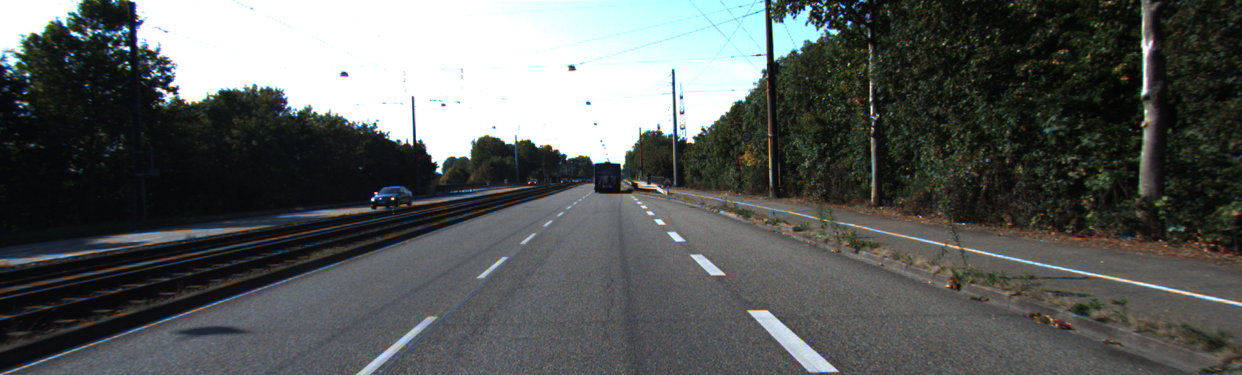
#> input picture data4/0000000500.png, 1242 x 375 px, found by its file name; its folder holds only this picture in this run
$ python roadcut.py
#> lines starting #> are read from the running program, lines starting #| are printed output that depends on the picture; after the words box and inside, x2 and y2 are one past the last pixel; in counts of white or black regions, pixels touching at a corner belong together; long printed decimals are rounded
from skimage.transform import rotate
from skimage.feature import local_binary_pattern
from skimage import data,io,data_dir,filters, feature
from skimage.color import label2rgb
import skimage
import matplotlib.pyplot as plt
from PIL import Image

import cv2
import numpy as np
import random
import glob as gb
import copy

def Variance_compare(LBP_1,LBP_2,cluster_num):
    lbp_cluster_piece = (np.power(2,n_points)-1) / cluster_num
    LBP_Hist_1 = np.zeros((cluster_num),dtype=float)
    LBP_Hist_2 = np.zeros((cluster_num),dtype=float)

    for i in range(cluster_num):
        LBP_Hist_1[i] = len(LBP_1[(LBP_1 >= i * lbp_cluster_piece) & (LBP_1 < (i+1) * lbp_cluster_piece)])
        LBP_Hist_2[i] = len(LBP_2[(LBP_2 >= i * lbp_cluster_piece) & (LBP_2 < (i+1) * lbp_cluster_piece)])

    LBP_Hist_1 /= len(LBP_1)
    LBP_Hist_2 /= len(LBP_2)

    D0 = LBP_Hist_1 - LBP_Hist_2
    D0 = np.power(D0,2)
    D0 = np.sqrt(np.sum(D0))
    return D0
# fourcc = 0x00000021 #存取影片
# cv2.VideoWriter_fourcc('H', '2', '6', '4')
# videoWriter = cv2.VideoWriter('./cut3.mp4', fourcc , 24, (1392,512)) # 建立 VideoWriter 物件，輸出影片至 output.avi ,falus

height=375
width=1242
radius = 1 # LBP算法中范围半径的取值
n_points = 8* radius  # 领域像素点
vediocount=5

marker_0 = np.zeros((height,width),np.uint8)
marker_1 = np.zeros((height,width),np.uint8)
marker_2 = np.zeros((height,width),np.uint8)
roadbase = np.zeros((height,width),np.uint8)

# marker = np.zeros((height,width),np.uint8)

imgs = gb.glob("D:/F222/project_Road/data4/0000000???.png")
for S in range (0,1,1):
    for path in range(500,801,1):
        if path/10 <1 :
            image = cv2.imread(".\data4\\000000000%d.png" % path)
            print("000000000%d.png" % path)
        elif path/10 <10 :
            image = cv2.imread(".\data4\\00000000%d.png" % path)
            print("00000000%d.png" % path)
        elif path/10 <100 :
            image = cv2.imread(".\data4\\0000000%d.png" % path)
#> image is the input picture: shape (375, 1242, 3); mean B, G, R 91.1, 92.6, 89.1
            print("0000000%d.png" % path)
        gray= cv2.cvtColor(image, cv2.COLOR_BGR2GRAY)
        cv2.namedWindow("gray",0)
        cv2.imshow('gray',gray)
        lbp = local_binary_pattern(gray, n_points, radius)
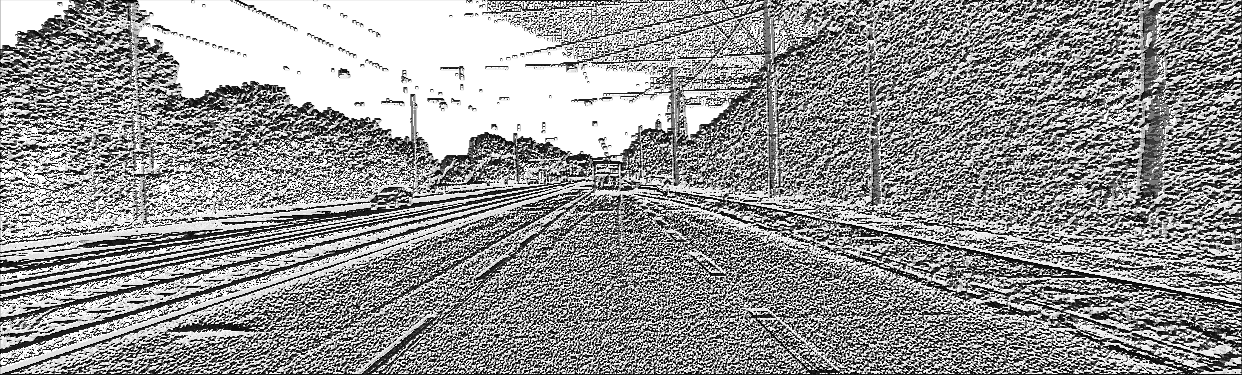
#> lbp: shape (375, 1242) float64; min 0, max 255, mean 150
        # cv2.namedWindow("lbp",0)
        # cv2.imshow('lbp',lbp)

        kernel_size = 15+(S*2) ####
        kernel_range = kernel_size // 2
        marker = np.zeros((height,width),np.uint8)

        if vediocount%4 == 0 :
            marker = marker_1
            marker_0 = np.zeros((height,width),np.uint8)
        elif vediocount%4 == 1 :
            marker = marker_0
            marker_1 = np.zeros((height,width),np.uint8)

        for w in range((kernel_size*2),(width-kernel_size),kernel_range):
            for h in range((kernel_size*2),(height-kernel_size),kernel_range):

                Diff1=Variance_compare(lbp[h-kernel_range:h+kernel_range,w-kernel_range:w+kernel_range],lbp[h-kernel_range:h+kernel_range,w:w+(kernel_range*2)],32)
                #print("Diff1=",Diff1)
                Diff2=Variance_compare(lbp[h-kernel_range:h+kernel_range,w-kernel_range:w+kernel_range],lbp[h:h+(kernel_range*2),w-kernel_range:w+kernel_range],32)
                #print("Diff2=",Diff2)
                Diff3=Variance_compare(lbp[h-kernel_range:h+kernel_range,w-kernel_range:w+kernel_range],lbp[h-kernel_range:h+kernel_range,w-(kernel_range*2):w],32)
                #print("Diff3=",Diff3)
                Diff4=Variance_compare(lbp[h-kernel_range:h+kernel_range,w-kernel_range:w+kernel_range],lbp[h-(kernel_range*2):h,w-kernel_range:w+kernel_range],32)
                #print("Diff4=",Diff4)

                # print("Diff_total = ",(Diff1+Diff2+Diff3+Diff4))
                if ((Diff1+Diff2+Diff3+Diff4)/4)<0.9:
                    marker[h-kernel_range:h+kernel_range,w-kernel_range:w+kernel_range] = 255
                    marker_0[h-kernel_range:h+kernel_range,w-kernel_range:w+kernel_range] = 255
                    marker_1[h-kernel_range:h+kernel_range,w-kernel_range:w+kernel_range] = 255
#> this loop made 171 passes
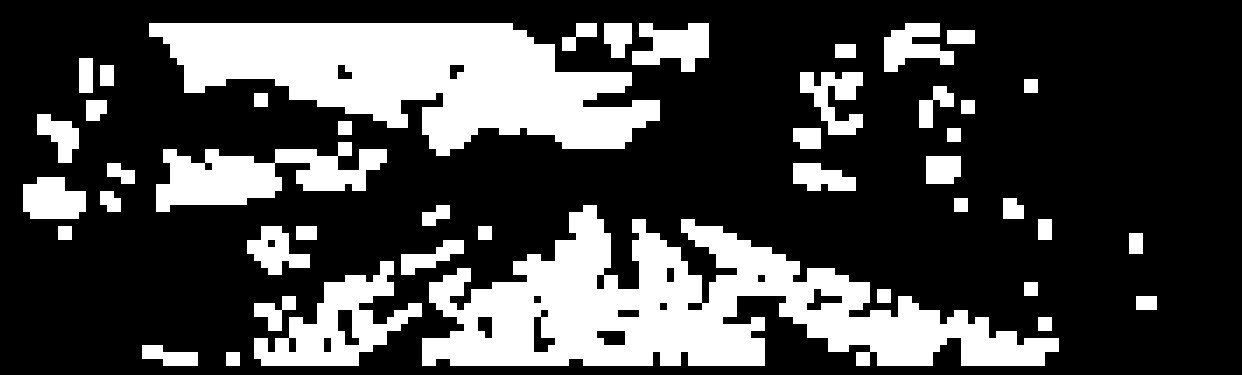
#> marker: shape (375, 1242); 27.5% white; 44 white regions, largest, box (x1, y1, x2, y2) and area: (422, 205, 1059, 366) 47628, (149, 23, 660, 156) 39004, (156, 142, 387, 212) 8428

        marker[0:10,0:10] = 255
        marker[0:10,(width-10):width] = 255
        marker[(int(height/2)-5):(int(height/2)+5),0:10] = 255
        marker[(int(height/2)-5):(int(height/2)+5),(width-10):width] = 255
        marker[0:10,(int(width/3)):(int(width/3*2))] = 255

        kernel = cv2.getStructuringElement(cv2.MORPH_ELLIPSE, (11,11))
        marker = cv2.morphologyEx(marker, cv2.MORPH_CLOSE, kernel)
#> marker: shape (375, 1242); 30.5% white; 33 white regions, largest, box (x1, y1, x2, y2) and area: (149, 23, 709, 212) 53232, (422, 205, 1059, 366) 52383, (254, 240, 464, 366) 10364
        # [6 lines of commented-out code are left out]
        sure_fg = np.uint8(marker)
        ret, markers = cv2.connectedComponents(sure_fg)
#> markers: shape (375, 1242) int32; 34 distinct labels, from 0 to 33

        markers = cv2.watershed(image,markers)
#> markers: shape (375, 1242) int32; 34 distinct labels, from -1 to 33
        cut = np.zeros((height,width),np.uint8)
        cut[markers == -1] = [255]

        # cv2.namedWindow("out",0)
        # cv2.imshow("out", cut)
        # cv2.imwrite('Results/watershed.jpg',cut)
        ###---------------------------------------------------------------------------------------

        kernel = cv2.getStructuringElement(cv2.MORPH_ELLIPSE, (3,3))
        dilate = np.zeros((height,width),np.uint8)
        # dilate = cv2.erode(cut,kernel)
        dilate = cv2.dilate(cut,kernel)

        dilate = 255- dilate

        # cv2.namedWindow("dilate",0)
        # cv2.imshow("dilate", dilate)
        # # cv2.imwrite('Results/watershed_dilate.jpg',dilate)

        ###connectedComponents-----------------------------------------------------------------------
        nlabels, labels, stats, centroids = cv2.connectedComponentsWithStats(dilate)
        # print ("nlabels",nlabels)
        # print ("centroids",centroids.shape)

        max_size = 0
        road_number = -1
        roadbase = np.zeros((height,width),np.uint8)

        for i in range(0,nlabels-1,1):
            x,y = centroids[i]
            # print("i",i)
            # print("x : ",x," y : ",y)
            # cv2.putText(roadbase, str(centroids[i]), (int(x),int(y)), cv2.FONT_HERSHEY_SIMPLEX,  0.5, (255, 255, 255), 1, cv2.LINE_AA)

            if  (y>(height/3*2)) and (x<((width/3)*2)) and (x>width/3) and np.all(dilate[labels==i] == 255 ):
                if(dilate[labels==i].size > max_size):
                    max_size =  dilate[labels==i].size
                    road_number = i
        if road_number == -1 :
            for i in range(0,nlabels-1,1):
                x,y = centroids[i]
                # print("i",i)
                # print("x : ",x," y : ",y)
                # cv2.putText(roadbase, str(centroids[i]), (int(x),int(y)), cv2.FONT_HERSHEY_SIMPLEX,  0.5, (255, 255, 255), 1, cv2.LINE_AA)

                if  (y>(height/2)) and (x<((width/3)*2)) and (x>width/3) and np.all(dilate[labels==i] == 255 ):
                    if(dilate[labels==i].size > max_size):
                        max_size =  dilate[labels==i].size
                        road_number = i
        if road_number == -1 :
            for i in range(0,nlabels-1,1):
                x,y = centroids[i]
                # print("i",i)
                # print("x : ",x," y : ",y)
                # cv2.putText(roadbase, str(centroids[i]), (int(x),int(y)), cv2.FONT_HERSHEY_SIMPLEX,  0.5, (255, 255, 255), 1, cv2.LINE_AA)

                if  (y>(height/3)) and (x<((width/4)*3)) and (x>width/4) and np.all(dilate[labels==i] == 255 ):
                    if(dilate[labels==i].size > max_size):
                        max_size =  dilate[labels==i].size
                        road_number = i
        if road_number == -1 :
            for i in range(0,nlabels-1,1):
                x,y = centroids[i]
                # print("i",i)
                # print("x : ",x," y : ",y)
                # cv2.putText(roadbase, str(centroids[i]), (int(x),int(y)), cv2.FONT_HERSHEY_SIMPLEX,  0.5, (255, 255, 255), 1, cv2.LINE_AA)

                if  (y>(height/2)) and (x<((width/4)*3)) and (x>width/4) and np.all(dilate[labels==i] == 255 ):
                    if(dilate[labels==i].size > max_size):
                        max_size =  dilate[labels==i].size
                        road_number = i
        print ("road_number : ",road_number)

        roadbase[labels==road_number] = (255)

        # [4 lines of commented-out code are left out]

        for i in range(0,nlabels,1):
            x,y = centroids[i]
            Diff=Variance_compare(lbp[ labels==road_number],lbp[ (labels==i) & (dilate==255) ],32)
            # print("x : ",x,"y : ",y)
            # print(Diff)

            # if Diff < 0.04 :
            #     roadbase[ (labels==i)] = (255)
            cv2.putText(cut, str(Diff), (int(x),int(y)), cv2.FONT_HERSHEY_SIMPLEX,  0.5, (255, 255,255), 1, cv2.LINE_AA)

            if (((y >  height/2) and (x<((width/3)*2)) and (x>width/3)) or ((y >  height/3*2) and (x<((width/4)*3)) and (x>width/4))) and np.all(dilate[labels==i] == 255 ):
                if  Diff < 0.09 :
                    print("x : ",x,"y : ",y)
                    print(Diff)
                    roadbase[ (labels==i)] = (255)
                    cv2.putText(roadbase, str(Diff), (int(x),int(y)), cv2.FONT_HERSHEY_SIMPLEX,  0.5, (0, 0, 0), 1, cv2.LINE_AA)
            elif (y > height/4*3) and np.all(dilate[labels==i] == 255 ):
                if  Diff < 0.06 :
                    print("x : ",x,"y : ",y)
                    print(Diff)
                    roadbase[ (labels==i)] = (255)
                    cv2.putText(roadbase, str(Diff), (int(x),int(y)), cv2.FONT_HERSHEY_SIMPLEX,  0.5, (0, 0, 0), 1, cv2.LINE_AA)
            elif (y > height/5*4) and np.all(dilate[labels==i] == 255 ):
                if  Diff < 0.12 :
                    print("x : ",x,"y : ",y)
                    print(Diff)
                    roadbase[ (labels==i)] = (255)
                    cv2.putText(roadbase, str(Diff), (int(x),int(y)), cv2.FONT_HERSHEY_SIMPLEX,  0.5, (0, 0, 0), 1, cv2.LINE_AA)
#> this loop made 57 passes
#| 0.08815
#| 0.0
#| 0.04914
#| 0.04807
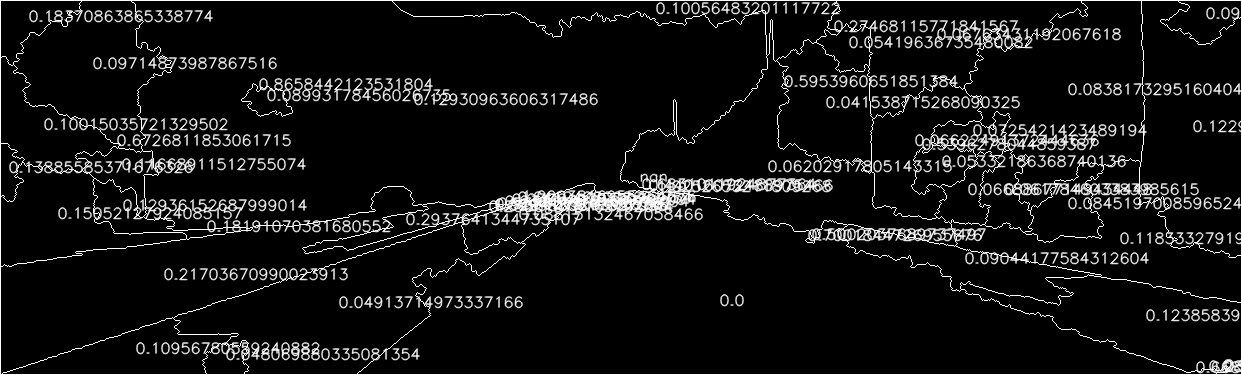
#> cut: shape (375, 1242); min 0, max 255, mean 20.6

        # [9 lines of commented-out code are left out]

        ret,roadbase = cv2.threshold(roadbase,127,255,cv2.THRESH_BINARY)
#> roadbase: shape (375, 1242); 23.5% white; 23 white regions (15 under 20 px), largest, box (x1, y1, x2, y2) and area: (361, 192, 1184, 373) 85081, (175, 224, 523, 373) 20301, (463, 185, 594, 253) 2978

        kernel = np.ones((9,9),np.uint8)
        roadbase = cv2.morphologyEx(roadbase, cv2.MORPH_CLOSE, kernel)
#> roadbase: shape (375, 1242); 24.7% white; 1 white region, box (x1, y1, x2, y2) and area: (175, 185, 1184, 375) 114922
        roadbase = cv2.morphologyEx(roadbase, cv2.MORPH_OPEN, kernel)
#> roadbase: shape (375, 1242); 24.7% white; 1 white region, box (x1, y1, x2, y2) and area: (177, 185, 1179, 375) 114826

        # cv2.namedWindow("labels3",0)
        # cv2.imshow("labels3", roadbase)
        # videoWriter.write(roadbase)

        # water shed2---------------------------------------------------------------------------------
        roadbase = cv2.erode(roadbase,kernel,iterations = 5)
#> roadbase: shape (375, 1242); 18.8% white; 1 white region, box (x1, y1, x2, y2) and area: (227, 214, 1109, 375) 87544
        marker[roadbase== 255] = 255
#> marker: shape (375, 1242); 36.6% white; 30 white regions, largest, box (x1, y1, x2, y2) and area: (226, 205, 1109, 375) 91450, (149, 23, 709, 212) 53232, (414, 0, 828, 10) 4140
        cv2.imwrite('data4_R3_%d'  % kernel_size + '_maker/%d.jpg' % path ,marker)
        sure_fg = np.uint8(marker)
        ret, markers = cv2.connectedComponents(sure_fg)
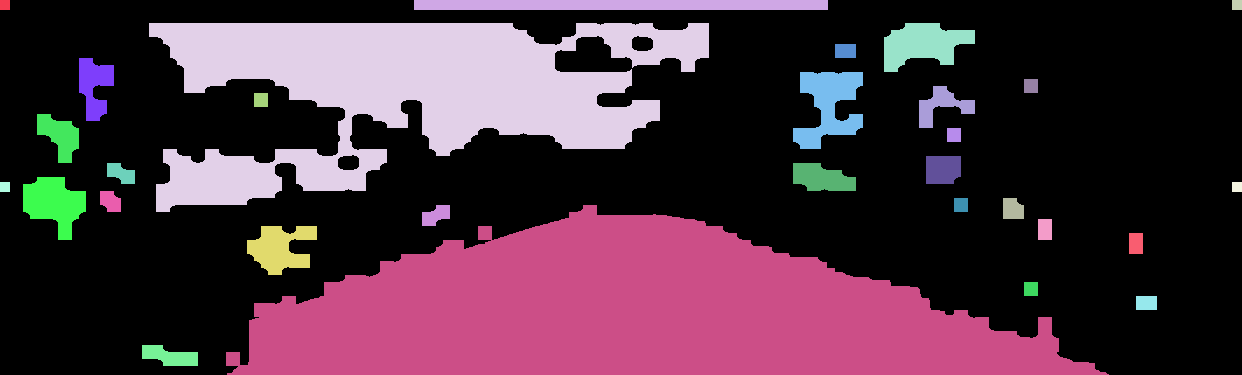
#> markers: shape (375, 1242) int32; 31 distinct labels, from 0 to 30; one colour per label, 0 black

        markers = cv2.watershed(image,markers)
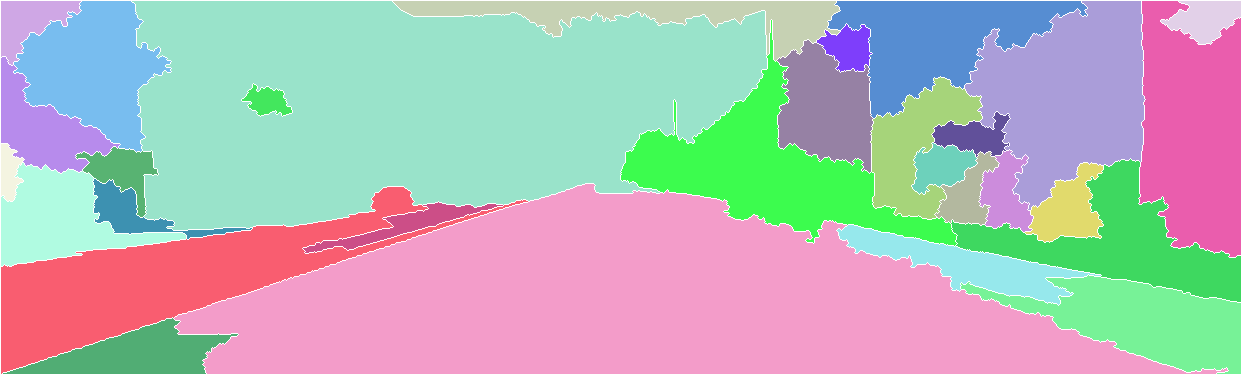
#> markers: shape (375, 1242) int32; 31 distinct labels, from -1 to 30; one colour per label, 0 black, -1 white
        cut2 = np.zeros((height,width),np.uint8)
        cut2[markers == -1] = [255]
        ###---------------------------------------------------------------------------------------
        kernel = cv2.getStructuringElement(cv2.MORPH_ELLIPSE, (5,5))
        cut2 = cv2.dilate(cut2,kernel)
#> cut2: shape (375, 1242); 11.2% white; 2 white regions, box (x1, y1, x2, y2) and area: (0, 0, 1242, 375) 51289, (239, 81, 295, 119) 792
        cut2 = 255 - cut2
        cv2.namedWindow("out2",0)
        cv2.imshow("out2", cut2)
        ###connectedComponents-----------------------------------------------------------------------

        nlabels, labels, stats, centroids = cv2.connectedComponentsWithStats(cut2)
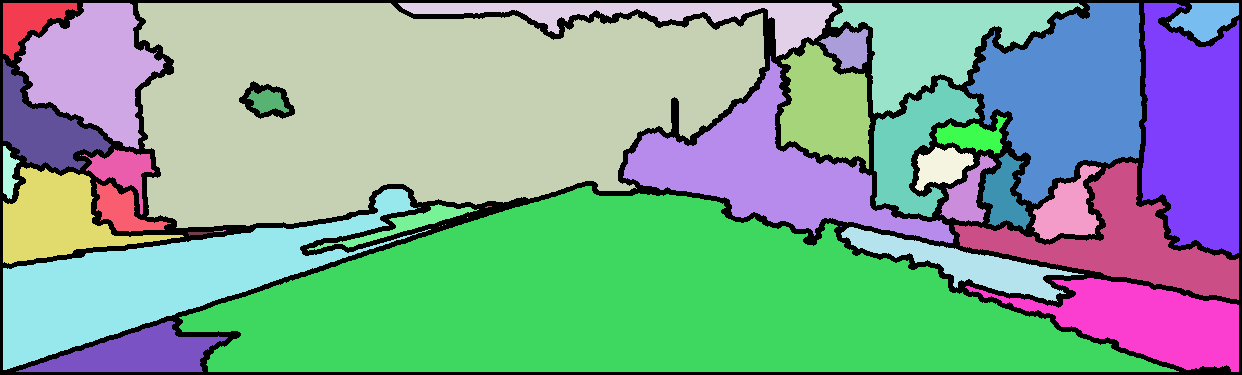
#> labels: shape (375, 1242) int32; 43 distinct labels, from 0 to 42; one colour per label, 0 black
        max_size = 0
        road_number = -1
        roadbase = np.zeros((height,width),np.uint8)

        for i in range(0,nlabels-1,1):
            x,y = centroids[i]
            if  (y>(height/3*2)) and (x<((width/3)*2)) and (x>width/3) and np.all(cut2[labels==i] == 255 ):
                if(cut2[labels==i].size > max_size):
                    max_size =  cut2[labels==i].size
                    road_number = i
        if road_number == -1 :
            for i in range(0,nlabels-1,1):
                x,y = centroids[i]
                if  (y>(height/2)) and (x<((width/3)*2)) and (x>width/3) and np.all(cut2[labels==i] == 255 ):
                    if(cut2[labels==i].size > max_size):
                        max_size =  cut2[labels==i].size
                        road_number = i
        # print ("road_number : ",road_number)
        out = np.zeros((height,width),np.uint8)
        out[labels==road_number] = (255)

        cv2.namedWindow("Results",0)
        cv2.imshow("Results", out)
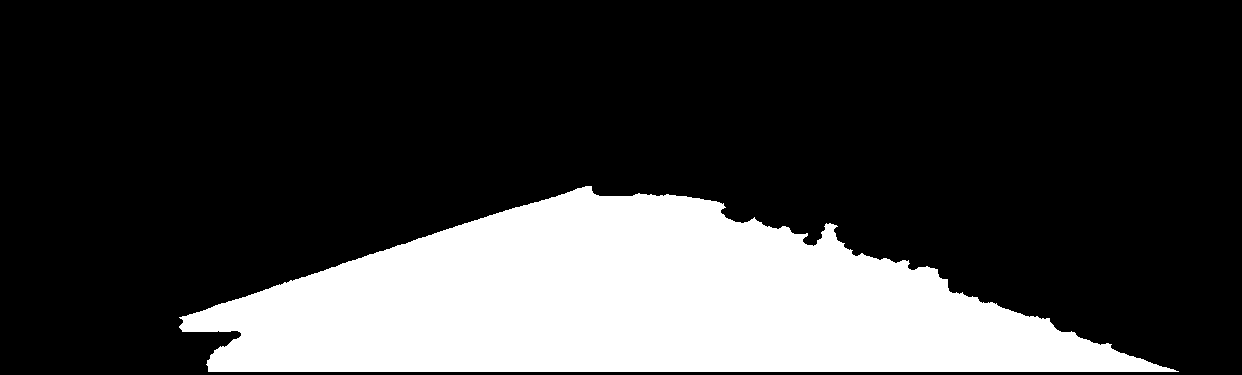
#> window 'Results': shape (375, 1242); 23.6% white; 1 white region, box (x1, y1, x2, y2) and area: (179, 186, 1179, 372) 110149
        cv2.imwrite('data4_R3_15_mak/%d.jpg' % path ,out)

        vediocount +=1
        if cv2.waitKey(10) == 27:
#> (key Esc is pressed here)
            break
        cv2.waitKey(1)

# videoWriter.release()
cv2.destroyAllWindows()
